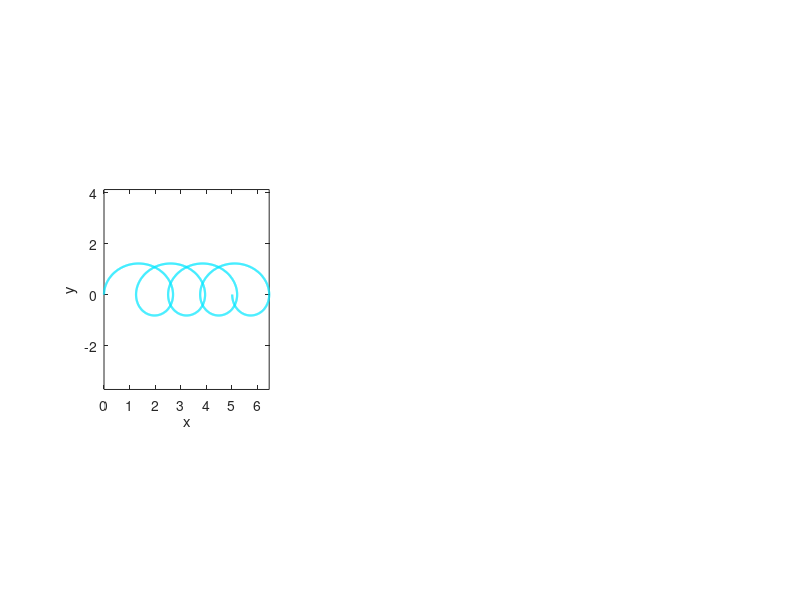

MATLAB code to generate this figure: (Note: this script raises an error after producing the figure.)
%% Chapter 14 -- Electromagnetism and Classical Field Theory
% The Deterministic Universe -- Anthony Briggs
% Requires MATLAB R2016b or newer. Local functions are at the end of the file.
%
% Part A  Lorentz force on a charge:  m a = q (E + v x B)
%         uniform E and B give a cycloid with E x B drift  v_d = E x B / B^2
% Part B  Maxwell's equations on a 2-D Yee grid (TM mode: Ez, Hx, Hy), eps0 = mu0 = c = 1
%         dHx/dt = -dEz/dy      dHy/dt = +dEz/dx      dEz/dt = dHy/dx - dHx/dy - Jz
%         field energy  W = sum( 1/2 Ez^2 + 1/2 Hx^2 + 1/2 Hy^2 ) dx^2
%         Poynting theorem: dW/dt = - sum(J.E) dx^2 - (flux through the boundary)
clear; clc; close all;

%% 1 Physics Engine -- Part A: charged particle
q = 1; m = 1; Ey = 0.2; Bz = 1.0;             % E = (0, Ey), B = (0, 0, Bz)
lorentz = @(t, s) [ s(3);
                    s(4);
                    (q/m) * ( s(4) * Bz);
                    (q/m) * ( Ey - s(3) * Bz) ];

%% 2 Initial Conditions -- Part A
sA0   = [0; 0; 0; 1.0];                        % x, y, vx, vy
tA    = linspace(0, 8*pi, 1601);
opts  = odeset('RelTol', 1e-10, 'AbsTol', 1e-12);
[~, SA] = ode45(lorentz, tA, sA0, opts);
x = SA(:,1); y = SA(:,2); vx = SA(:,3); vy = SA(:,4);
EA = 0.5*(vx.^2 + vy.^2) - Ey*y;                % K + U with U = -q E y

%% 1/2 Part B: Yee-grid FDTD
N = 201; dx = 1.0; dt = 0.5;                   % Courant number c dt/dx = 0.5 (< 1/sqrt(2))
i0 = (N + 1)/2; j0 = i0;                       % source cell (centre)
Ez = zeros(N, N); Hx = zeros(N, N-1); Hy = zeros(N-1, N);
om = 0.5; Tb = 50;                             % drive frequency and burst length
Jfun = @(t) (t >= 0 && t <= Tb) * sin(om*t) * sin(pi*t/Tb)^2;
nsteps = round(70/dt);
tt = zeros(1, nsteps); Wf = zeros(1, nsteps); Wk = zeros(1, nsteps);
work = 0; snap = [];
for k = 1:nsteps
    t = (k-1)*dt;
    Hxo = Hx; Hyo = Hy;
    Hx = Hx - dt/dx * (Ez(:,2:end) - Ez(:,1:end-1));
    Hy = Hy + dt/dx * (Ez(2:end,:) - Ez(1:end-1,:));
    Jn = Jfun(t + dt/2);
    Ezold = Ez(i0, j0);
    Ez(2:N-1, 2:N-1) = Ez(2:N-1, 2:N-1) + dt/dx * ( ...
        (Hy(2:end, 2:N-1) - Hy(1:end-1, 2:N-1)) - ...
        (Hx(2:N-1, 2:end) - Hx(2:N-1, 1:end-1)) );
    Ez(i0, j0) = Ez(i0, j0) - dt*Jn;
    work = work - Jn * 0.5*(Ezold + Ez(i0, j0)) * dx*dx * dt;   % energy the source gives the field
    Wf(k) = 0.5*sum(Ez(:).^2) + 0.5*sum(Hxo(:).*Hx(:)) + 0.5*sum(Hyo(:).*Hy(:));
    Wk(k) = work; tt(k) = k*dt;
    if k == round(60/dt), snap = Ez; end
end

%% 3 Generative Visual Mapping + ledger
fprintf('--- Checking your run (Chapter 14) ---\n');
fprintf('Part A: E = K - q E y: start %.4f, max drift %.2e\n', EA(1), max(abs(EA - EA(1))));
fprintf('Part A: x after one gyro-period = %.4f  (drift*2pi = %.4f)\n', interp1(tA, x, 2*pi), 0.2*2*pi);
fprintf('Part A: y range [%.4f, %.4f]\n', min(y), max(y));
for tq = [40 50 60 70]
    kk = round(tq/dt);
    fprintf('Part B: t=%2d  W = %.5f   work by source = %.5f\n', tq, Wf(kk), Wk(kk));
end
kk = round(55/dt);
fprintf('Part B: spread of W after the source is off = %.2e\n', max(Wf(kk:end)) - min(Wf(kk:end)));
row = snap(i0+15:i0+49, j0);
zc  = find(row(1:end-1).*row(2:end) < 0);
fprintf('Part B: wavelength from zero crossings = %.1f  (theory 2*pi*c/om = %.2f)\n', 2*mean(diff(zc)), 2*pi/om);

fig = figure('Color', 'k', 'Position', [100 100 1500 460]);
ax1 = subplot(1, 3, 1);
plot(x, y, 'Color', [0 0.9 1], 'LineWidth', 1.6); axis equal;
title('Lorentz force: E x B drift', 'Color', 'w'); xlabel('x'); ylabel('y'); dark_axes(ax1);

ax2 = subplot(1, 3, 2);
mm = 0.6*max(abs(snap(:)));
imagesc(snap.', [-mm mm]); axis xy; colormap(ax2, redblue(256));
title('E_z at t = 60', 'Color', 'w'); xlabel('i'); ylabel('j'); dark_axes(ax2);

ax3 = subplot(1, 3, 3); hold on;
plot(tt, Wf, 'Color', [0 1 0.53], 'LineWidth', 1.5);
plot(tt, Wk, '--', 'Color', [1 0.9 0], 'LineWidth', 1.5);
title('Ledger', 'Color', 'w'); xlabel('t');
lg = legend('field energy W', 'work done by source', 'Location', 'southeast'); style_legend(lg); dark_axes(ax3);

set(fig, 'InvertHardcopy', 'off');
print(fig, 'fig16_14.png', '-dpng', '-r300');

%% ---------------- local functions ----------------
function dark_axes(ax)
    set(ax, 'Color', 'k', 'XColor', 'w', 'YColor', 'w', 'Box', 'on');
end

function style_legend(lg)
    set(lg, 'Color', 'k', 'EdgeColor', 'w');
    try, set(lg, 'TextColor', 'w'); catch, end   % TextColor needs R2018a+
end

function cmap = redblue(n)
    % blue -> white -> red diverging map, no toolbox needed
    h = floor(n/2);
    up   = linspace(0, 1, h)';
    down = linspace(1, 0, n - h)';
    cmap = [ [up, up, ones(h,1)]; [ones(n-h,1), down, down] ];
end
